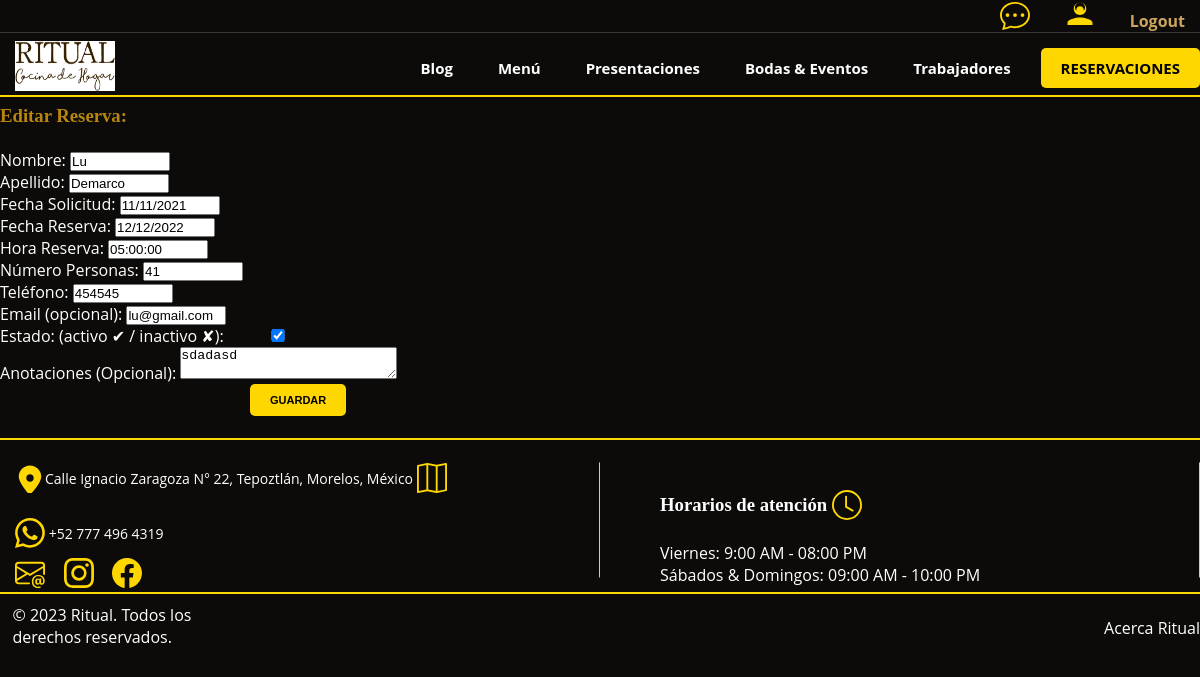
The page /editarReserva/1 (signed in) on the database its author committed.
### AppRitual/models.py (models this page shows, shortened)
class ReservasMesa(models.Model):
    nombre = models.CharField(max_length=40)
    apellido = models.CharField(max_length=40)
    fechaSolicitud = models.DateField(verbose_name="Fecha Solicitud")
    fechaReserva = models.DateTimeField(verbose_name="Fecha Reserva")
    horaReserva = models.TimeField(verbose_name="Hora Reserva")
    numeroPersonas = models.IntegerField(verbose_name="Número Personas")
    telefono = models.CharField(max_length=10, verbose_name="Teléfono")
    email = models.EmailField(blank=True, null=True, verbose_name="Email (opcional)")
    estado = models.BooleanField(verbose_name="Estado: (activo ✔ / inactivo ✘)")
    anotaciones = models.TextField(blank=True, verbose_name="Anotaciones (Opcional)")

### AppRitual/views.py (the view, shortened to what this page needs)
# urls.py: path('editarReserva/<id>', editarReserva, name='editarReserva'),
@login_required
def editarReserva(request, id):
    reserva = ReservasMesa.objects.get(id=id)
    if request.method == 'GET':
        form = reservacionFormularios(instance=reserva)
        return render(request, 'editarReservas.html', {"formulario": form, "id_reserva": id})

### AppRitual/forms.py
class reservacionFormularios(forms.ModelForm):
    class Meta:
        model = ReservasMesa
        fields = '__all__'
        widgets = {
            'nombre': forms.TextInput(attrs={'class': 'formInput'}),
            'apellido': forms.TextInput(attrs={'class': 'formInput'}),
            'fechaSolicitud': forms.DateInput(attrs={'class': 'formInput'}),
            'fechaReserva': forms.DateInput(attrs={'class': 'formInput'}),
            'horaReserva': forms.TimeInput(attrs={'class': 'formInput'}),
            'numeroPersonas': forms.NumberInput(attrs={'class': 'formInput'}),
            'telefono': forms.TextInput(attrs={'class': 'formInput'}),
            'email': forms.EmailInput(attrs={'class': 'formInput'}),
            'estado': forms.CheckboxInput(attrs={'class': 'formInput'}),
            'anotaciones': forms.Textarea(attrs={'rows': 2, 'cols': 25}),
        }

### AppRitual/templates/editarReservas.html (shortened to what this page needs)
<div>
    {% extends "reservaciones.html" %}
    {% load static %}
    {% block getReservas %}
        <h3 style="color: #b8860b;">Editar Reserva:</h3>
        <br>
        <form action="{% url 'editarReserva' id_reserva %}" method="POST">
               {{formulario.as_p}}
            <input type="submit" value="Guardar" style="background-color: #ffd700; color: black; padding: 10px 20px; border-radius: 5px; font-size: 11px; font-weight: bold; text-transform: uppercase; border: none; cursor: pointer; margin-left: 250px;">
        </form>
        <br>
    {% endblock getReservas %}

### static/css/style.css (style rules this page uses)
* { margin: 0; padding: 0; box-sizing: border-box; }
.formInput { width: 100px; }
body { font-family: "Open Sans", sans-serif; background: #0c0b09; color: #fff; }
h1, h2, h3, h4, h5, h6 { font-family: "Playfair Display", serif; }

### rows shown on the page
ReservasMesa: nombre "Lu", apellido "Demarco", fechaSolicitud "11/11/2021", fechaReserva "12/12/2022", horaReserva "05:00:00", numeroPersonas "41", telefono "454545", email "lu@gmail.com", estado "☑", anotaciones "sdadasd"
